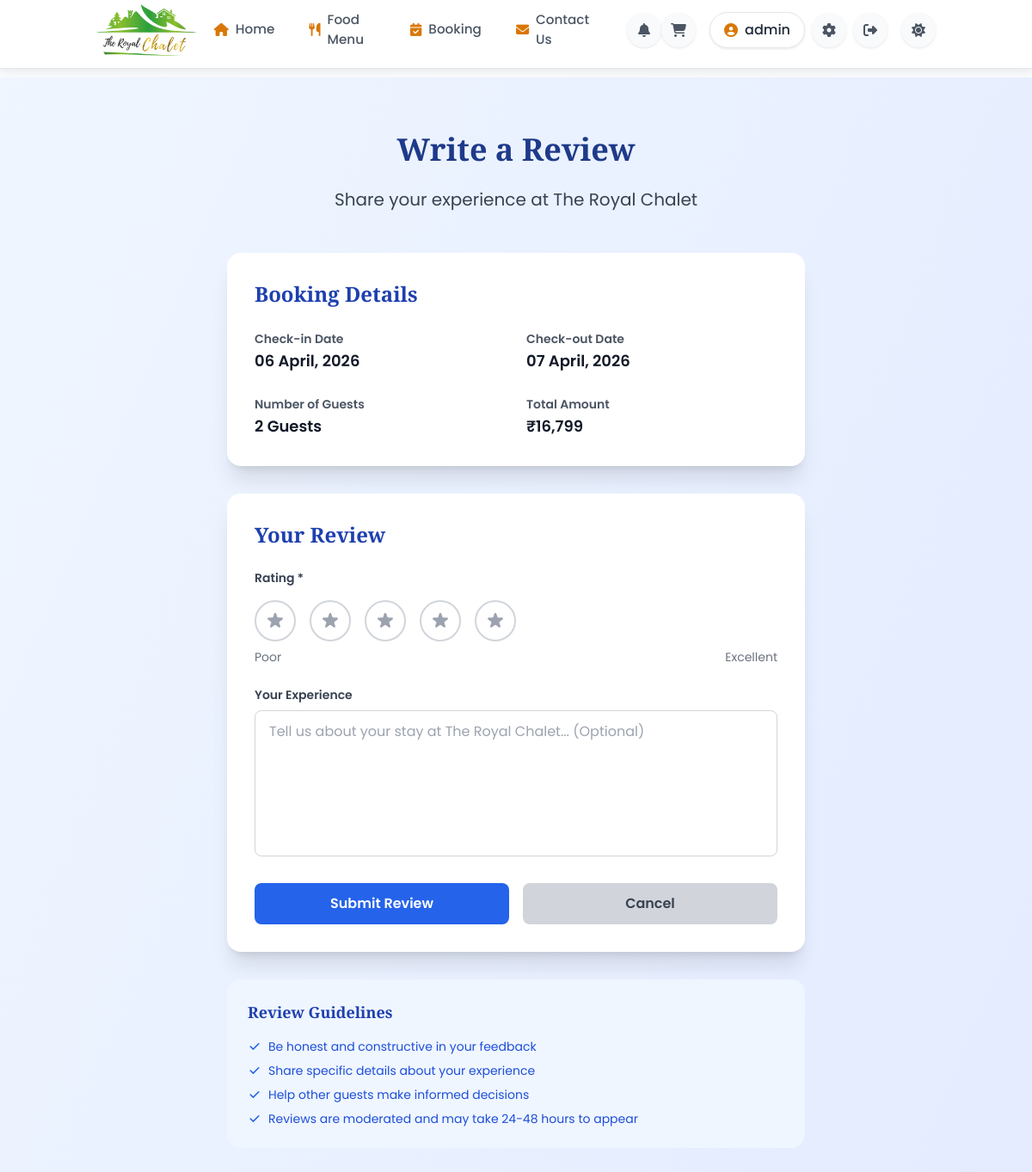
Screenshot of /review/37 (signed in) with the database file from the repository.
### models.py (models this page shows)
class User(UserMixin, db.Model):
    id = db.Column(db.Integer, primary_key=True)
    username = db.Column(db.String(80), unique=True, nullable=False)
    email = db.Column(db.String(120), unique=True, nullable=False)
    password_hash = db.Column(db.String(128), nullable=False)
    is_admin = db.Column(db.Boolean, default=False)
    phone = db.Column(db.String(15))
    address = db.Column(db.Text)
    created_at = db.Column(db.DateTime, default=lambda: datetime.now(timezone.utc))
    last_login = db.Column(db.DateTime)
    bookings = db.relationship('Booking', backref='user', lazy=True)
    orders = db.relationship('FoodOrder', backref='user', lazy=True)
    reviews = db.relationship('Review', backref='user', lazy=True)

class Booking(db.Model):
    id = db.Column(db.Integer, primary_key=True)
    booking_uid = db.Column('booking_id', db.String(50), unique=True, nullable=True)
    user_name = db.Column(db.String(100), nullable=True)
    email = db.Column(db.String(120), nullable=True)
    phone = db.Column(db.String(20), nullable=True)
    address = db.Column(db.Text, nullable=True)
    user_id = db.Column(db.Integer, db.ForeignKey('user.id'), nullable=True)  # Allow null for guest bookings
    check_in = db.Column(db.Date, nullable=False)
    check_out = db.Column(db.Date, nullable=False)
    guests = db.Column(db.Integer, default=1)
    adults = db.Column(db.Integer, default=1)
    children = db.Column(db.Integer, default=0)
    villa_type = db.Column(db.String(50), default='Standard Villa')
    meal_plan = db.Column(db.String(50), nullable=True)
    amenities = db.Column(db.Text, nullable=True)  # Stored as JSON string
    base_price = db.Column(db.Integer, nullable=True)
    meal_cost = db.Column(db.Integer, nullable=True, default=0)
    amenities_cost = db.Column(db.Integer, nullable=True, default=0)
    subtotal = db.Column(db.Integer, nullable=True)
    gst = db.Column(db.Integer, nullable=True, default=0)
    total_price = db.Column(db.Integer, nullable=False)
    status = db.Column(db.String(20), default='pending')  # pending, confirmed, cancelled, completed
    payment_status = db.Column(db.String(20), default='pending')  # pending, paid, refunded
    special_requests = db.Column(db.Text)
    booking_date = db.Column(db.DateTime, nullable=True)
    created_at = db.Column(db.DateTime, default=lambda: datetime.now(timezone.utc))
    updated_at = db.Column(db.DateTime, default=lambda: datetime.now(timezone.utc), onupdate=lambda: datetime.now(timezone.utc))
    order = db.relationship('FoodOrder', backref='booking', lazy=True)
    payment = db.relationship('Payment', backref='booking', uselist=False, lazy=True)
    coupon_id = db.Column(db.Integer, db.ForeignKey('coupon.id'), nullable=True)
    coupon = db.relationship('Coupon', backref='bookings', lazy=True)
    coupon_discount_amount = db.Column(db.Integer, nullable=True, default=0)

### app.py (the view, shortened to what this page needs)
@app.route('/review/<int:booking_id>', methods=['GET', 'POST'])
@login_required
def review(booking_id):
    booking = Booking.query.get_or_404(booking_id)
    if booking.user_id != current_user.id:
        abort(403)
    return render_template('review.html', booking=booking)

### app.py (called while the page is built)
@app.context_processor
def inject_now():
    return {'now': datetime.now()}

@app.template_filter('format_time')
def format_time(value):
    try:
        if ':' in value:
            hours, minutes = map(int, value.split(':'))
            period = 'AM' if hours < 12 else 'PM'
            hours = hours % 12
            if hours == 0:
                hours = 12
            return f"{hours}:{minutes:02d} {period}"
        return value
    except (ValueError, AttributeError):
        return value

@app.context_processor
def inject_settings():
    settings = {}
    try:
        for setting in VillaSettings.query.all():
            settings[setting.setting_key] = setting.setting_value
    except:
        pass
    return {'villa_settings': settings}

@login_manager.user_loader
def load_user(user_id):
    return User.query.get(int(user_id))

@app.after_request
def add_header(response):
    if 'Cache-Control' not in response.headers:
        response.headers['Cache-Control'] = 'public, max-age=31536000'
    return response

### templates/review.html (shortened to what this page needs)
{% extends 'base.html' %}
{% block content %}
<div class="min-h-screen bg-gradient-to-br from-blue-50 to-indigo-100">
  <div class="container mx-auto py-16 px-4">
    <div class="max-w-2xl mx-auto">
      <div class="text-center mb-12">
        <h1 class="text-4xl font-bold mb-6 text-blue-900">Write a Review</h1>
        <p class="text-xl text-gray-700">Share your experience at The Royal Chalet</p>
      </div>
      <div class="bg-white rounded-2xl shadow-xl p-8 mb-8">
        <h2 class="text-2xl font-bold mb-6 text-blue-800">Booking Details</h2>
        <div class="grid grid-cols-1 md:grid-cols-2 gap-6">
          <div>
            <span class="text-sm font-semibold text-gray-600">Check-in Date</span>
            <p class="text-lg font-semibold text-gray-900">{{ booking.check_in.strftime('%d %B, %Y') }}</p>
          </div>
          <div>
            <span class="text-sm font-semibold text-gray-600">Check-out Date</span>
            <p class="text-lg font-semibold text-gray-900">{{ booking.check_out.strftime('%d %B, %Y') }}</p>
          </div>
          <div>
            <span class="text-sm font-semibold text-gray-600">Number of Guests</span>
            <p class="text-lg font-semibold text-gray-900">{{ booking.guests }} Guest{{ 's' if booking.guests > 1 else '' }}</p>
          </div>
          <div>
            <span class="text-sm font-semibold text-gray-600">Total Amount</span>
            <p class="text-lg font-semibold text-gray-900">₹{{ "{:,}".format(booking.total_price) }}</p>
          </div>
        </div>
      </div>
      <div class="bg-white rounded-2xl shadow-xl p-8">
        <h2 class="text-2xl font-bold mb-6 text-blue-800">Your Review</h2>
        <form method="POST" class="space-y-6">
          <div>
            <label class="block text-sm font-semibold text-gray-700 mb-4">Rating *</label>
            <div class="flex space-x-4">
              {% for i in range(1, 6) %}
              <label class="flex items-center">
                <div class="w-12 h-12 border-2 border-gray-300 rounded-full flex items-center justify-center cursor-pointer hover:border-yellow-400 transition-colors duration-200 rating-star" data-rating="{{ i }}">
                </div>
              </label>
              {% endfor %}
            </div>
            <div class="flex justify-between text-sm text-gray-500 mt-2">
              <span>Poor</span>
              <span>Excellent</span>
            </div>
          </div>
          <div>
            <label for="comment" class="block text-sm font-semibold text-gray-700 mb-2">Your Experience</label>
            <textarea id="comment" name="comment" rows="6"
                      class="w-full px-4 py-3 border border-gray-300 rounded-lg focus:ring-2 focus:ring-blue-500 focus:border-transparent resize-none"
                      placeholder="Tell us about your stay at The Royal Chalet... (Optional)"></textarea>
          </div>
          <div class="flex space-x-4">
            <button type="submit"
                    class="flex-1 bg-blue-600 hover:bg-blue-700 text-white font-semibold py-3 px-6 rounded-lg transition-all duration-300 transform hover:scale-105">
              Submit Review
            </button>
            <a href="{{ url_for('profile') }}"
               class="flex-1 bg-gray-300 hover:bg-gray-400 text-gray-700 font-semibold py-3 px-6 rounded-lg transition-all duration-300 transform hover:scale-105 text-center">
              Cancel
            </a>
          </div>
        </form>
      </div>
      <div class="bg-blue-50 rounded-2xl p-6 mt-8">
        <h3 class="text-lg font-semibold text-blue-800 mb-4">Review Guidelines</h3>
        <ul class="space-y-2 text-sm text-blue-700">
          <li class="flex items-start">
            <svg class="w-4 h-4 mr-2 mt-0.5 text-blue-600" fill="currentColor" viewBox="0 0 20 20">
              <path fill-rule="evenodd" d="M16.707 5.293a1 1 0 010 1.414l-8 8a1 1 0 01-1.414 0l-4-4a1 1 0 011.414-1.414L8 12.586l7.293-7.293a1 1 0 011.414 0z" clip-rule="evenodd"></path>
            </svg>
            Be honest and constructive in your feedback
          </li>
          <li class="flex items-start">
            <svg class="w-4 h-4 mr-2 mt-0.5 text-blue-600" fill="currentColor" viewBox="0 0 20 20">
              <path fill-rule="evenodd" d="M16.707 5.293a1 1 0 010 1.414l-8 8a1 1 0 01-1.414 0l-4-4a1 1 0 011.414-1.414L8 12.586l7.293-7.293a1 1 0 011.414 0z" clip-rule="evenodd"></path>
            </svg>
            Share specific details about your experience
          </li>
          <li class="flex items-start">
            <svg class="w-4 h-4 mr-2 mt-0.5 text-blue-600" fill="currentColor" viewBox="0 0 20 20">
              <path fill-rule="evenodd" d="M16.707 5.293a1 1 0 010 1.414l-8 8a1 1 0 01-1.414 0l-4-4a1 1 0 011.414-1.414L8 12.586l7.293-7.293a1 1 0 011.414 0z" clip-rule="evenodd"></path>
            </svg>
            Help other guests make informed decisions
          </li>
          <li class="flex items-start">
            <svg class="w-4 h-4 mr-2 mt-0.5 text-blue-600" fill="currentColor" viewBox="0 0 20 20">
              <path fill-rule="evenodd" d="M16.707 5.293a1 1 0 010 1.414l-8 8a1 1 0 01-1.414 0l-4-4a1 1 0 011.414-1.414L8 12.586l7.293-7.293a1 1 0 011.414 0z" clip-rule="evenodd"></path>
            </svg>
            Reviews are moderated and may take 24-48 hours to appear
          </li>
        </ul>
      </div>
    </div>
  </div>
</div>
{% endblock %}

### templates/base.html (shortened to what this page needs)
<!DOCTYPE html>
<html lang="en">
<head>
    <script src="https://cdn.tailwindcss.com"></script>
    <link rel="stylesheet" href="{{ url_for('static', filename='css/styles.min.css') }}">
    <link rel="stylesheet" href="https://unpkg.com/aos@2.3.1/dist/aos.css" />
    <link rel="stylesheet" href="https://cdnjs.cloudflare.com/ajax/libs/font-awesome/6.4.0/css/all.min.css">
</head>
<body class="bg-gray-50 dark:bg-slate-950 text-gray-800 dark:text-slate-100 min-h-screen flex flex-col transition-colors duration-300">
    <nav class="bg-white/95 dark:bg-slate-900/95 dark:backdrop-blur-md fixed w-full top-0 z-[1000] transition-all duration-300 border-b border-gray-200 dark:border-slate-700/80 header-nav">
      <div class="container mx-auto px-4 md:px-6">
        <div class="flex justify-between items-center h-full">
          <a href="{{ url_for('index') }}" class="flex items-center">
            <div class="logo-container">
              <img src="{{ url_for('static', filename='Rc.png') }}"
                 alt="Royal Chalet Logo"
                 class="h-full w-auto object-contain">
            </div>
          </a>
          <div class="hidden lg:flex items-center">
            <div class="flex">
              <a href="{{ url_for('index') }}" class="nav-item flex items-center {% if request.path == url_for('index') %}active{% endif %}">
                <i class="fas fa-home mr-2 text-amber-600"></i>Home
              </a>
              <a href="{{ url_for('menu') }}" class="nav-item flex items-center {% if request.path == url_for('menu') %}active{% endif %}">
                <i class="fas fa-utensils mr-2 text-amber-600"></i>Food Menu
              </a>
              <a href="{{ url_for('booking') }}" class="nav-item flex items-center {% if request.path == url_for('booking') %}active{% endif %}">
                <i class="fas fa-calendar-check mr-2 text-amber-600"></i>Booking
              </a>
              <a href="{{ url_for('contact') }}" class="nav-item flex items-center {% if request.path == url_for('contact') %}active{% endif %}">
                <i class="fas fa-envelope mr-2 text-amber-600"></i>Contact Us
              </a>
            </div>
            <div class="ml-6 flex items-center">
              <a href="{{ url_for('notifications_page') }}" class="icon-button relative {% if request.path == url_for('notifications_page') %}bg-amber-100 text-amber-600{% endif %}">
                <i class="fas fa-bell"></i>
                {% set unread_count = current_user.notifications|selectattr('is_read', 'equalto', false)|list|length if current_user.is_authenticated else 0 %}
              </a>
              <a href="{{ url_for('cart') }}" class="icon-button relative {% if request.path == url_for('cart') %}bg-amber-100 text-amber-600{% endif %}">
                <i class="fas fa-shopping-cart"></i>
              </a>
              {% if current_user.is_authenticated %}
                <div class="flex items-center ml-4">
                  <a href="{{ url_for('profile') }}" class="profile-button">
                    <i class="fas fa-user-circle text-amber-600 mr-2"></i>
                    <span class="max-w-[120px] truncate font-medium">{{ current_user.username }}</span>
                  </a>
                  {% if current_user.is_admin %}
                    <a href="{{ url_for('admin_dashboard') }}" class="icon-button ml-2" title="Admin Dashboard">
                      <i class="fas fa-cog"></i>
                    </a>
                  {% endif %}
                  <a href="{{ url_for('logout') }}" class="icon-button ml-2" title="Logout">
                    <i class="fas fa-sign-out-alt"></i>
                  </a>
                </div>
              {% endif %}
              <button id="theme-toggle" class="icon-button ml-4" title="Toggle Dark Mode">
                <i class="fas fa-sun dark:hidden"></i>
              </button>
            </div>
          </div>
        </div>
      </div>
                {% set unread_count = current_user.notifications|selectattr('is_read', 'equalto', false)|list|length if current_user.is_authenticated else 0 %}
    </nav>
    <div class="content-wrapper">
    <main class="flex-grow pb-20 md:pb-0">
      {% block content %}{% endblock %}
    </main>
    </div>
</body>
</html>

### templates/base.html (style rules this page uses)
body { font-family: 'Poppins', 'Open Sans', 'sans-serif'; font-size: 16px; line-height: 1.6; color: #333; }
h1, h2, h3, h4, h5, h6 { font-family: 'Playfair Display', serif; font-weight: 600; line-height: 1.3; }
h1 { font-size: 2.5rem; }
h2 { font-size: 2rem; }
h3 { font-size: 1.75rem; }
p { margin-bottom: 1rem; }
.content-wrapper { padding-top: 90px; }

### rows the page displays
User: username "admin"
Booking: check_in "06 April, 2026", check_out "07 April, 2026", guests "2", guests "s", total_price "16,799"
